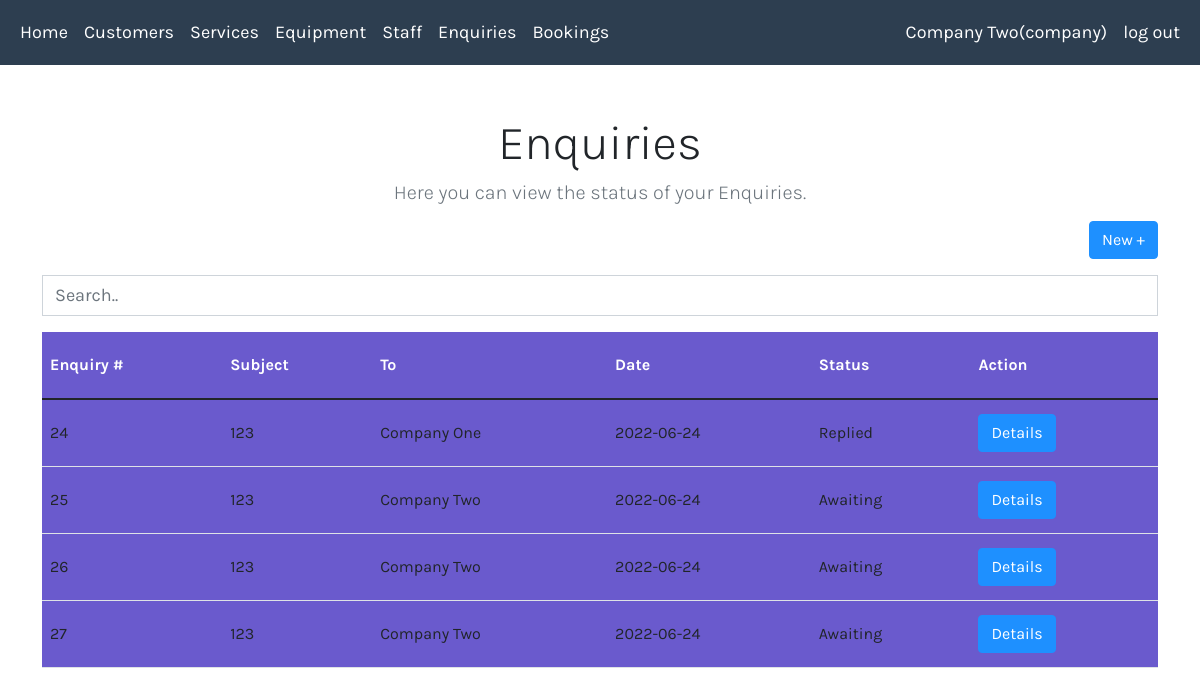
/viewenquiries.php (signed in), run on the app's committed database.
### tables this page shows
CREATE TABLE `cases` (
  `case_ID` int(11) NOT NULL,
  `case_subject` varchar(30) NOT NULL,
  `company_ID` int(11) NOT NULL,
  `homeowner_ID` int(11) NOT NULL,
  `case_date` varchar(15) NOT NULL,
  `case_status` varchar(10) NOT NULL,
  `case_description` varchar(500) NOT NULL,
  `case_reply` varchar(255) DEFAULT NULL
);

CREATE TABLE `company` (
  `company_ID` int(11) NOT NULL,
  `username` varchar(50) NOT NULL,
  `password` varchar(255) NOT NULL,
  `name` varchar(50) NOT NULL,
  `email` varchar(50) NOT NULL,
  `phone` int(11) NOT NULL,
  `address` varchar(255) NOT NULL,
  `postal_code` int(11) NOT NULL,
  `description` varchar(255) NOT NULL,
  `user_type` varchar(20) NOT NULL,
  `suspended` tinyint(1) NOT NULL DEFAULT 0,
  `verified` tinyint(1) NOT NULL DEFAULT 0
);

### classes.php (the view, shortened to what this page needs)
<?php
include_once 'cssLinks.php';
class Homeowner{
  private $conn = NULL;
  function __construct() {
    include("conn.php");
    $this->conn = $conn;
  }
  function tableHeaderEnquiries()
  {
    echo "<table class='table table-hover datatable_style' >
            <thead>
            <tr class='table-padding text-white'>
              <th>Enquiry #</th>
              <th>Subject</th>
              <th>To</th>
              <th>Date</th>
              <th>Status</th>
              <th>Action</th>
            </tr>
            </thead>
            <tbody class='search-table'>";
  }
 function viewEnquiries(){
    $casesTable = "CREATE TABLE IF NOT EXISTS Cases (
       case_ID INT PRIMARY KEY NOT NULL AUTO_INCREMENT,
       case_subject VARCHAR(30) NOT NULL,
       company_ID int(11) NOT NULL,
       homeowner_ID int(11) NOT NULL,
       case_date VARCHAR(15) NOT NULL,
       case_status VARCHAR(10) NOT NULL,
       case_description VARCHAR(500) NOT NULL)";
    mysqli_query($this->conn, $casesTable);
    $homeowner_ID = $_SESSION['ID'];
    try {
       $query = "SELECT cas.*,comp.name
                 FROM Cases AS cas
                 JOIN Company AS comp
                 ON cas.company_ID = comp.company_ID
                 WHERE homeowner_id = '$homeowner_ID'";
       $result = mysqli_query($this->conn, $query);
       if (mysqli_num_rows($result) < 1) {
           echo "<br><br>No enquiries are found.<br><br>";
       } else {
          $this->tableHeaderEnquiries();
           while (($Row = mysqli_fetch_assoc($result)) != FALSE) {
               echo "
                       <tr class='table-padding'>
                       <form method='post' action='viewEnquiryDetails.php'>
                          <td>" . $Row['case_ID'] . "</td>".
                         "<td>" . $Row['case_subject'] . "</td>".
                         "<td>" . $Row['name'] . "</td>".
                         "<td>" . $Row['case_date'] ."</td>".
                         "<td>" . $Row['case_status'] ."</td>".
                         "<td class ='align-middle'><input type='submit' class='btn  btn-primary' name='Details' value='Details'></td>".
                         "<input type ='hidden' value ='".$Row['case_subject']."' name ='case_subject'/>".
                         "<input type ='hidden' value ='".$Row['name']."' name ='company_name'/>".
                         "<input type ='hidden' value ='".$Row['case_description']."' name ='case_description'/>".
                         "<input type ='hidden' value ='".$Row['case_reply']."' name ='case_reply'/>".
                         "<input type ='hidden' value ='".$Row['case_date']."' name ='case_date'/>".
                         "<input type ='hidden' value ='".$Row['case_status']."' name ='case_status'/>".
                         "<input type ='hidden' value ='".$Row['case_ID']."' name ='case_ID'/>"."
                       </tr>
                     </form>";
           }
           echo "</tbody></table>";
       }
    } catch (Exception $e){
       echo "<br><br>No products are found.<br><br>";
       echo "<p>Error " . mysqli_errno($this->conn). ": " . mysqli_error($this->conn);
    }
}
}

### css/main.css (style rules this page uses)
body { font-family: 'Karla', sans-serif !important; font-size: 18px; }
.btn-primary { background-color:DodgerBlue !important ; border-color:DodgerBlue !important ; }
.table-padding { line-height:50px; background-color:SlateBlue; }

### data on the page
cases: case_ID "24", case_subject "123", company_ID.name "Company One", case_date "2022-06-24", case_status "Replied"
cases: case_ID "25", case_subject "123", company_ID.name "Company Two", case_date "2022-06-24", case_status "Awaiting"
cases: case_ID "26", case_subject "123", company_ID.name "Company Two", case_date "2022-06-24", case_status "Awaiting"
cases: case_ID "27", case_subject "123", company_ID.name "Company Two", case_date "2022-06-24", case_status "Awaiting"

### other printed values
$_SESSION["name"] "Company Two"
$_SESSION["user_type"] "company"
